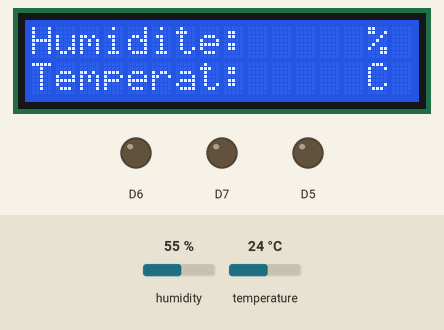
Recording of a sketch running on a simulated ESP8266 (NodeMCU). On the bench: 16×2 character LCD, output pins drawn as LEDs (lit = HIGH). Inputs (shaded band) come from the test bench; at power-on: temperature 24 °C, humidity 55 %. WiFi joins after 1.5 s; servers stay silent unless stated; uploads are accepted with an empty reply; what the sketch prints to the serial monitor is not drawn.

Above: at 5.2 s.
5.3 s: temperature set to 21 °C
At 14.46 s:
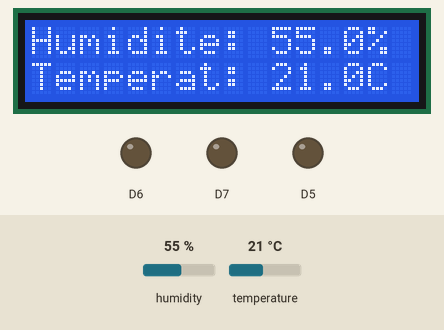
At 14.9 s:
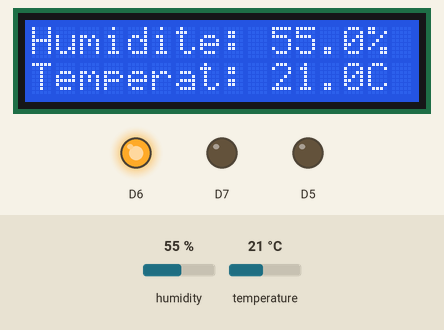
20.3 s: temperature set to 18 °C
Timing chart, 0 to 23.3 s (numbered marks = the images above; inputs shaded):
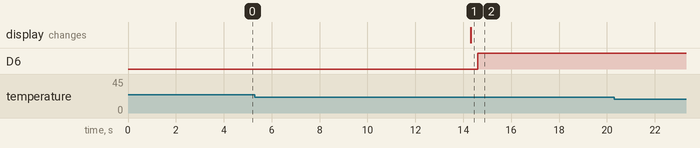

The sketch:

lcdtmp.ino
```cpp
/*

    dht11

    data <--> D0

	convertisseur i2c 3.3v 5v

	BVCC <--> +3.3v
	BSCL <--> D2
	BSDA <--> D1
	BGND <--> 0v
	AVCC <--> +5v
	AGND <--> 0v
	ASCL <--> lcd
	ASDA <--> lcd
	AGND <--> lcd

	lcd 2*16 i2c

	gnd <--> agnd
	vcc <--> avcc
	sda <--> asda
	scl <--> ascl
*/


// On charge les librairies
#include <DHTesp.h>
#include <LiquidCrystal_I2C.h>
#include <Wire.h>
#include "ESP8266WiFi.h"
#include <ESP8266WiFiMulti.h>
#include <ESP8266HTTPClient.h>
#include <ThingSpeak.h>
#include "secret.h"

#define USE_SERIAL Serial

ESP8266WiFiMulti WiFiMulti;

#ifdef ESP32
#pragma message(THIS EXAMPLE IS FOR ESP8266 ONLY!)
#error Select ESP8266 board.
#endif

WiFiClient  client;

// dht11
DHTesp dht;

//lcd
LiquidCrystal_I2C lcd(0x27,16,2);  // set the LCD address to 0x27 for a 16 chars and 2 line display

// On définit le PIN qui sera utilisée pour les données
//#define DHT11_PIN D0


void setup()
{

  // On initialise la liaison série
  Serial.begin(115200);
  pinMode(D5, OUTPUT);
  pinMode(D6, OUTPUT);
  pinMode(D7, OUTPUT);

  Wire.begin(D1, D2); // (broche SDA, broche SCL);
  dht.setup(D0, DHTesp::DHT11); // Connect DHT sensor to GPIO D0
  lcd.init();
  lcd.backlight();
  lcd.setCursor(0,0);
  lcd.print("Humidite:");
  lcd.setCursor(14,0);
  lcd.print("%");
  lcd.setCursor(0,1);
  lcd.print("Temperat:");
  lcd.setCursor(14,1);
  lcd.print("C");

  for (uint8_t t = 4; t > 0; t--) {
    Serial.printf("[SETUP] WAIT %d...\n", t);
    Serial.flush();
    delay(1000);
  }

    WiFi.mode(WIFI_STA);
    WiFiMulti.addAP(ssid, psswrd);
    ThingSpeak.begin(client);  // Initialize ThingSpeak
}

void loop()
{
    int x;
/*
   Serial.print(".");
  if ((WiFiMulti.run() == WL_CONNECTED))
  {
    Serial.println("connected");

    HTTPClient http;
    Serial.print("[HTTP] begin...\n");

    http.begin("http://51.75.126.32/index.html"); //HTTP
    Serial.print("[HTTP] GET...\n");

    int httpCode = http.GET();
    if (httpCode > 0)
    {
      Serial.printf("[HTTP] GET... code: %d\n", httpCode);

      // file found at server
      if (httpCode == HTTP_CODE_OK)
      {
        String payload = http.getString();
        Serial.println(payload);
      }
    }
    else
    {
      Serial.printf("[HTTP] GET... failed, error: %s\n", http.errorToString(httpCode).c_str());
    }

    http.end();
  }
*/
  // Connect or reconnect to WiFi
  if(WiFi.status() != WL_CONNECTED){
    Serial.print("Attempting to connect to SSID: ");
    Serial.println(ssid);
    while(WiFi.status() != WL_CONNECTED){
      WiFi.begin(ssid, psswrd);  // Connect to WPA/WPA2 network. Change this line if using open or WEP network
      Serial.print(".");
      delay(5000);
    }
    Serial.println("\nConnected.");
  }

  //delay(dht.getMinimumSamplingPeriod());
  delay(5000);

  float humidity = dht.getHumidity();
  float temperature = dht.getTemperature();

  if (strcmp(dht.getStatusString(), "OK"))
  {
    Serial.println("Erreur");
    delay(60000);
    return;
  }

    HTTPClient http;
    http.begin("http://51.75.126.32/dht11/dht11/php/store_temp.php");
    http.addHeader("Content-Type", "application/json");
    String data = "{\"temperature\":\"" + String(temperature) + "\",\"humidite\":\"" + String(humidity) +"\"}";

    int httpCode = http.POST(data);
    http.end();

   Serial.print("\t");
    Serial.print(humidity, 1);
    Serial.print("%");
    Serial.print("\t\t");
    Serial.print(temperature, 1);
    Serial.println("C");

    lcd.setCursor(10,0);
    lcd.print(humidity, 1);
    lcd.setCursor(10,1);
    lcd.print(temperature, 1);

    // set the fields with the values
    x = ThingSpeak.setField(1, temperature);
    if(x == 200)
    {
        Serial.println("set field Channel update successful.");
    }
    else
    {
        Serial.println("set field Problem updating channel. HTTP error code " + String(x));
        return;
    }

    x = ThingSpeak.setField(2, humidity);
    if(x == 200)
    {
        Serial.println("setfield Channel update successful.");
    }
    else
    {
        Serial.println("setfield Problem updating channel. HTTP error code " + String(x));
        return;
    }

    // write to the ThingSpeak channel
    Serial.println(myChannelNumber);
    Serial.println(myWriteAPIKey);
    x = ThingSpeak.writeFields(myChannelNumber, myWriteAPIKey);
    if(x == 200)
    {
        Serial.println("write field Channel update successful.");
    }
    else
    {
        Serial.println("write field Problem updating channel. HTTP error code " + String(x));
        return;
    }

    digitalWrite(D7, LOW);
    digitalWrite(D6, LOW);
    digitalWrite(D5, LOW);
    if (temperature < 20.0)
        digitalWrite(D7, HIGH);
    else if (temperature > 24.0)
        digitalWrite(D5, HIGH);
    else
         digitalWrite(D6, HIGH);

  delay(3600000);
}
```

secret.h
```cpp
//pour thinspeak

unsigned long myChannelNumber = 659368;
const char myWriteAPIKey[]="2DK8HX3K32LH8PVQ";

// pour wifi
const char ssid[] ="Hi Co";
const char psswrd[]="ccavbv73";
```

Measured:
- after the input at 5.3 s, the display: changes after 9.0 s (image 1)
- after the input at 20.3 s, every drawn part: stays the same
